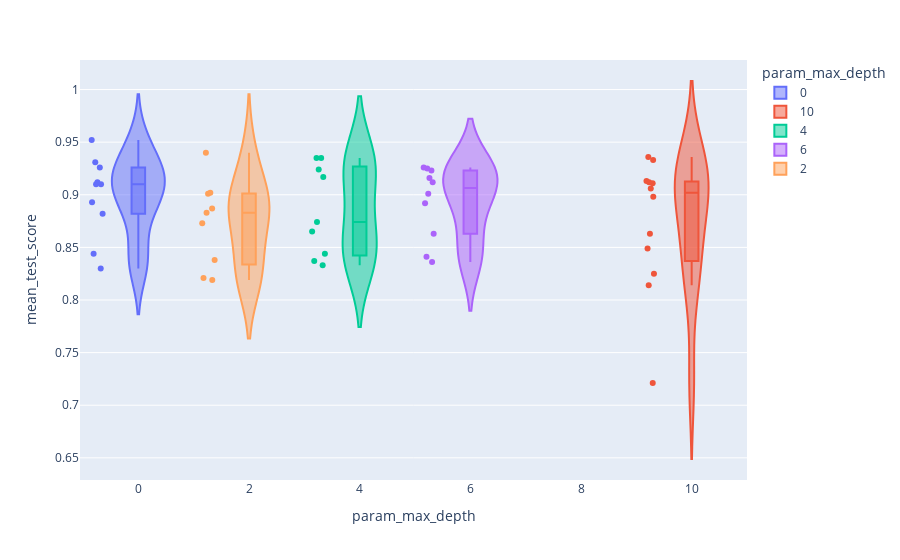

This figure's notebook cell:
### Code cell
cv_results = pd.DataFrame(random_search_cv.cv_results_)
pos_teste_numcat(cv_results, 'param_max_depth', 'mean_test_score')
grafico_numcat(cv_results, 'param_max_depth', 'mean_test_score')

### Figure 1 — Plotly figure (JSON) as saved in the notebook; plotly's stock layout.template omitted (floating-point values rounded to 4 significant figures)
{"data": [{"alignmentgroup": "True", "box": {"visible": true}, "hovertemplate": "param_max_depth=%{x}<br>mean_test_score=%{y}<extra></extra>", "legendgroup": "0", "marker": {"color": "#636efa"}, "name": "0", "offsetgroup": "0", "orientation": "v", "points": "all", "scalegroup": "True", "showlegend": true, "type": "violin", "x": [0, 0, 0, 0, 0, 0, 0, 0, 0, 0], "x0": " ", "xaxis": "x", "y": [0.926, 0.91, 0.844, 0.91, 0.83, 0.952, 0.882, 0.931, 0.893, 0.912], "y0": " ", "yaxis": "y"}, {"alignmentgroup": "True", "box": {"visible": true}, "hovertemplate": "param_max_depth=%{x}<br>mean_test_score=%{y}<extra></extra>", "legendgroup": "10", "marker": {"color": "#EF553B"}, "name": "10", "offsetgroup": "10", "orientation": "v", "points": "all", "scalegroup": "True", "showlegend": true, "type": "violin", "x": [10, 10, 10, 10, 10, 10, 10, 10, 10, 10, 10, 10], "x0": " ", "xaxis": "x", "y": [0.825, 0.721, 0.912, 0.863, 0.849, 0.933, 0.814, 0.913, 0.906, 0.898, 0.911, 0.936], "y0": " ", "yaxis": "y"}, {"alignmentgroup": "True", "box": {"visible": true}, "hovertemplate": "param_max_depth=%{x}<br>mean_test_score=%{y}<extra></extra>", "legendgroup": "4", "marker": {"color": "#00cc96"}, "name": "4", "offsetgroup": "4", "orientation": "v", "points": "all", "scalegroup": "True", "showlegend": true, "type": "violin", "x": [4, 4, 4, 4, 4, 4, 4, 4, 4], "x0": " ", "xaxis": "x", "y": [0.865, 0.837, 0.935, 0.874, 0.917, 0.844, 0.833, 0.924, 0.935], "y0": " ", "yaxis": "y"}, {"alignmentgroup": "True", "box": {"visible": true}, "hovertemplate": "param_max_depth=%{x}<br>mean_test_score=%{y}<extra></extra>", "legendgroup": "6", "marker": {"color": "#ab63fa"}, "name": "6", "offsetgroup": "6", "orientation": "v", "points": "all", "scalegroup": "True", "showlegend": true, "type": "violin", "x": [6, 6, 6, 6, 6, 6, 6, 6, 6, 6], "x0": " ", "xaxis": "x", "y": [0.901, 0.925, 0.923, 0.892, 0.863, 0.841, 0.926, 0.836, 0.916, 0.912], "y0": " ", "yaxis": "y"}, {"alignmentgroup": "True", "box": {"visible": true}, "hovertemplate": "param_max_depth=%{x}<br>mean_test_score=%{y}<extra></extra>", "legendgroup": "2", "marker": {"color": "#FFA15A"}, "name": "2", "offsetgroup": "2", "orientation": "v", "points": "all", "scalegroup": "True", "showlegend": true, "type": "violin", "x": [2, 2, 2, 2, 2, 2, 2, 2, 2], "x0": " ", "xaxis": "x", "y": [0.821, 0.902, 0.883, 0.94, 0.887, 0.838, 0.819, 0.873, 0.901], "y0": " ", "yaxis": "y"}], "layout": {"legend": {"title": {"text": "param_max_depth"}, "tracegroupgap": 0}, "margin": {"t": 60}, "violinmode": "overlay", "xaxis": {"anchor": "y", "categoryarray": [0, 10, 4, 6, 2], "categoryorder": "array", "domain": [0, 1], "title": {"text": "param_max_depth"}}, "yaxis": {"anchor": "x", "domain": [0, 1], "title": {"text": "mean_test_score"}}}}
